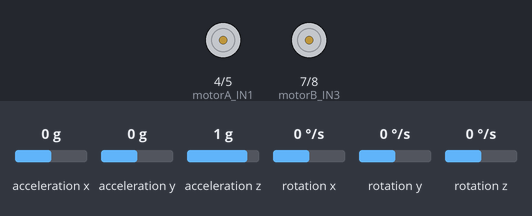
A sketch run on a simulated Arduino Uno, built with avr-gcc and run on an emulated ATmega328P. On the bench: motor-driver pin pairs drawn as motors (green arrow = first pin HIGH = forward, orange = second pin HIGH = backward, longer = more drive, scaled by the enable pin). The test bench sets the inputs (shaded band); at power-on: rotation z 0 °/s, rotation x 0 °/s, acceleration x 0 g, acceleration y 0 g, acceleration z 1 g, rotation y 0 °/s. What the sketch prints to the serial monitor is not drawn.

Above: at 9.2 s.
9.3 s: rotation z set to 14 °/s
At 10.2 s:
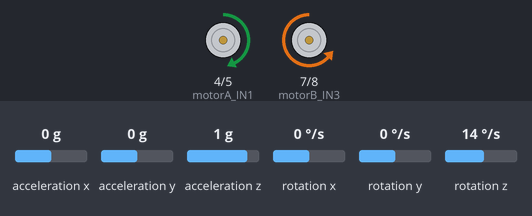
12.3 s: rotation x set to -100 °/s
At 12.85 s:
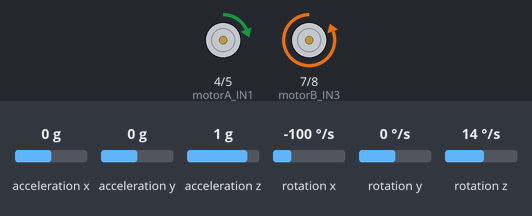
Timing chart, 0 to 16.5 s (numbered marks = the images above; inputs shaded):
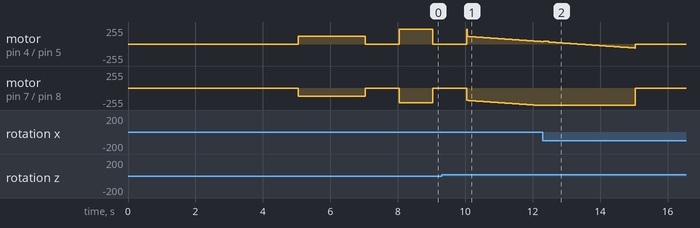

The sketch:

correcionimu.ino
```cpp
#include <MPU9250_asukiaaa.h>
#include <Wire.h>
#include <math.h>

const int motorA_IN1 = 4;
const int motorA_IN2 = 5;
const int motorA_ENA = 6;
const int motorB_IN3 = 7;
const int motorB_IN4 = 8;
const int motorB_ENB = 9;

const float WHEEL_BASE = 0.15;
const float WHEEL_DIAMETER = 0.065;
const float WHEEL_CIRCUMFERENCE = M_PI * WHEEL_DIAMETER;
const float PWM_TO_SPEED_FACTOR = 0.0020;

MPU9250_asukiaaa mpu;
float gyroBiasX = 0, gyroBiasY = 0, gyroBiasZ = 0;
const int CALIBRATION_SAMPLES = 1000;
float currentRoll = 0, currentPitch = 0, currentYaw = 0;
float currentYawRate = 0;
const float K_COMP = 0.98;

float robotX = 0.0;
float robotY = 0.0;
float robotTheta = 0.0;

unsigned long tiempoPrevioLoop = 0;
unsigned long tiempoPrevioIMU = 0;

float targetYaw = 0.0;
const float KP_YAW = 2.5;

const float KP_PITCH_POWER = 1.5;
const float KP_ROLL_STEER = 1.0;
const float MAX_PITCH_FOR_ADJUST = 20.0;
const float MAX_ROLL_FOR_STEER = 15.0;

void setup() {
  Serial.begin(115200);
  Wire.begin();

  pinMode(motorA_IN1, OUTPUT); pinMode(motorA_IN2, OUTPUT); pinMode(motorA_ENA, OUTPUT);
  pinMode(motorB_IN3, OUTPUT); pinMode(motorB_IN4, OUTPUT); pinMode(motorB_ENB, OUTPUT);

  mpu.setWire(&Wire);
  mpu.beginAccel();
  mpu.beginGyro();
  delay(100);

  bool sensorOk = true;
  if (mpu.accelUpdate() != 0) { sensorOk = false; Serial.println("Error Accel Update Setup"); }
  if (mpu.gyroUpdate() != 0) { sensorOk = false; Serial.println("Error Gyro Update Setup"); }

  if (sensorOk) {
    Serial.println("Sensor MPU iniciado.");
    calibrateGyroscope();
  } else {
    Serial.println("ERROR CRITICO MPU. Deteniendo.");
    while (1);
  }

  stopRobot();
  tiempoPrevioLoop = millis();
  tiempoPrevioIMU = millis();
  Serial.println("Setup completo. Iniciando demostraciones...");
}

void calibrateGyroscope() {
  Serial.println("Calibrando Giroscopio... No mover el sensor.");
  long sumX = 0, sumY = 0, sumZ = 0;
  for (int i = 0; i < CALIBRATION_SAMPLES; i++) {
    if (mpu.gyroUpdate() == 0) {
      sumX += mpu.gyroX(); sumY += mpu.gyroY(); sumZ += mpu.gyroZ();
    } else { i--; }
    delay(3);
  }
  gyroBiasX = (float)sumX / CALIBRATION_SAMPLES;
  gyroBiasY = (float)sumY / CALIBRATION_SAMPLES;
  gyroBiasZ = (float)sumZ / CALIBRATION_SAMPLES;
  Serial.println("Calibracion Gyro completa:");
  Serial.print("Bias X: "); Serial.print(gyroBiasX, 4);
  Serial.print(" | Y: "); Serial.print(gyroBiasY, 4);
  Serial.print(" | Z: "); Serial.println(gyroBiasZ, 4);
}

void updateIMU(float dt_imu) {
  if (mpu.accelUpdate() != 0 || mpu.gyroUpdate() != 0) {
    Serial.println("Error al leer IMU en updateIMU");
    return;
  }
  float ax = mpu.accelX(); float ay = mpu.accelY(); float az = mpu.accelZ();
  float gx = mpu.gyroX() - gyroBiasX;
  float gy = mpu.gyroY() - gyroBiasY;
  float gz = mpu.gyroZ() - gyroBiasZ;
  currentYawRate = gz;
  float accelRoll = atan2(ay, az) * (180.0 / M_PI);
  float accelPitch = atan2(-ax, sqrt(ay * ay + az * az)) * (180.0 / M_PI);
  float gyroDeltaRoll = gx * dt_imu;
  float gyroDeltaPitch = gy * dt_imu;
  float gyroDeltaYaw = gz * dt_imu;
  currentRoll = K_COMP * (currentRoll + gyroDeltaRoll) + (1.0 - K_COMP) * accelRoll;
  currentPitch = K_COMP * (currentPitch + gyroDeltaPitch) + (1.0 - K_COMP) * accelPitch;
  currentYaw += gyroDeltaYaw;
}

void setMotor(int motor, int direccion, int pwm) {
  byte pinIn1, pinIn2, pinEna;
  bool logicaAdelanteEsHighLow;
  if (motor == 0) {
    pinIn1 = motorA_IN1; pinIn2 = motorA_IN2; pinEna = motorA_ENA;
    logicaAdelanteEsHighLow = true;
  } else {
    pinIn1 = motorB_IN3; pinIn2 = motorB_IN4; pinEna = motorB_ENB;
    logicaAdelanteEsHighLow = false;
  }
  if (direccion == 1) {
    digitalWrite(pinIn1, logicaAdelanteEsHighLow ? HIGH : LOW);
    digitalWrite(pinIn2, logicaAdelanteEsHighLow ? LOW : HIGH);
  } else if (direccion == -1) {
    digitalWrite(pinIn1, logicaAdelanteEsHighLow ? LOW : HIGH);
    digitalWrite(pinIn2, logicaAdelanteEsHighLow ? HIGH : LOW);
  } else {
    digitalWrite(pinIn1, LOW); digitalWrite(pinIn2, LOW);
  }
  analogWrite(pinEna, pwm);
}

void moveRobotPWM(int pwmLeft, int pwmRight) {
  setMotor(0, pwmLeft > 0 ? 1 : (pwmLeft < 0 ? -1 : 0), abs(constrain(pwmLeft, -255, 255)));
  setMotor(1, pwmRight > 0 ? 1 : (pwmRight < 0 ? -1 : 0), abs(constrain(pwmRight, -255, 255)));
}

void stopRobot() {
  setMotor(0, 0, 0); setMotor(1, 0, 0);
}

void updateOdometry(int pwmLeft, int pwmRight, float dt_odom) {
  float speedLeft_signed = pwmLeft * PWM_TO_SPEED_FACTOR;
  float speedRight_signed = pwmRight * PWM_TO_SPEED_FACTOR;

  float v_robot = (speedRight_signed + speedLeft_signed) / 2.0;
  float omega_robot = (speedRight_signed - speedLeft_signed) / WHEEL_BASE;

  float delta_s = v_robot * dt_odom;
  float delta_theta = omega_robot * dt_odom;

  robotX += delta_s * cos(robotTheta + delta_theta / 2.0);
  robotY += delta_s * sin(robotTheta + delta_theta / 2.0);
  robotTheta += delta_theta;
}

int demoState = 0;
unsigned long demoStartTime = 0;

void loop() {
  unsigned long currentTime = millis();
  float dt_loop = (currentTime - tiempoPrevioLoop) / 1000.0;
  tiempoPrevioLoop = currentTime;

  if (currentTime - tiempoPrevioIMU >= 10) {
    float dt_imu_actual = (currentTime - tiempoPrevioIMU) / 1000.0;
    if (dt_imu_actual > 0) {
        updateIMU(dt_imu_actual);
    }
    tiempoPrevioIMU = currentTime;
  }

  switch (demoState) {
    case 0:
      Serial.println("\n--- Demo: Control Velocidad PWM (sin IMU) ---");
      Serial.println("Adelante LENTO (PWM 120) por 2s...");
      moveRobotPWM(120, 120);
      demoStartTime = currentTime;
      demoState = 1;
      break;

    case 1:
      updateOdometry(120, 120, dt_loop);
      if (currentTime - demoStartTime >= 2000) {
        stopRobot(); Serial.println("DETENIDO.");
        Serial.print("Odom: X="); Serial.print(robotX,2); Serial.print(" Y="); Serial.print(robotY,2); Serial.print(" Th="); Serial.println(robotTheta*180.0/M_PI,1);
        delay(1000);
        Serial.println("Adelante RAPIDO (PWM 220) por 2s...");
        moveRobotPWM(220, 220);
        demoStartTime = currentTime;
        demoState = 2;
      }
      break;

    case 2:
      updateOdometry(220, 220, dt_loop);
      if (currentTime - demoStartTime >= 2000) {
        stopRobot(); Serial.println("DETENIDO.");
        Serial.print("Odom: X="); Serial.print(robotX,2); Serial.print(" Y="); Serial.print(robotY,2); Serial.print(" Th="); Serial.println(robotTheta*180.0/M_PI,1);
        delay(1000);
        demoState = 3;
        robotX = 0; robotY = 0; robotTheta = 0; currentYaw = 0; targetYaw = 0;
      }
      break;

    case 3:
      Serial.println("\n--- Demo: Linea Recta con Correccion IMU (Yaw, Pitch, Roll) ---");
      Serial.print("Target Yaw: "); Serial.println(targetYaw);
      Serial.println("Moviendo por 5 segundos...");
      demoStartTime = currentTime;
      demoState = 4;
      break;

    case 4:
      {
        float baseSpeedPWM_original = 150;
        float adjustedBaseSpeedPWM = baseSpeedPWM_original;

        if (abs(currentPitch) < MAX_PITCH_FOR_ADJUST) {
          float pitch_power_adj = KP_PITCH_POWER * currentPitch;
          adjustedBaseSpeedPWM += pitch_power_adj;
          adjustedBaseSpeedPWM = constrain(adjustedBaseSpeedPWM, 70, 250);
        } else {
          Serial.print("Pitch ("); Serial.print(currentPitch); Serial.print("deg) EXTREMO. Usando vel. base o considerar detener.");
        }

        float yawError = targetYaw - currentYaw;
        float yaw_correction = KP_YAW * yawError;

        float roll_steering_adj = 0.0;
        if (abs(currentRoll) < MAX_ROLL_FOR_STEER) {
          roll_steering_adj = KP_ROLL_STEER * currentRoll;
        } else {
          Serial.print("Roll ("); Serial.print(currentRoll); Serial.print("deg) EXTREMO. Sin corrección roll-steer.");
        }

        int pwmLeft  = round(adjustedBaseSpeedPWM + yaw_correction - roll_steering_adj);
        int pwmRight = round(adjustedBaseSpeedPWM - yaw_correction + roll_steering_adj);

        pwmLeft  = constrain(pwmLeft, -255, 255);
        pwmRight = constrain(pwmRight, -255, 255);

        moveRobotPWM(pwmLeft, pwmRight);
        updateOdometry(pwmLeft, pwmRight, dt_loop);

        if ((currentTime - demoStartTime) % 750 < 20 && dt_loop > 0) {
          Serial.print("T:"); Serial.print((currentTime-demoStartTime)/1000.0,1);
          Serial.print(" YAW:"); Serial.print(currentYaw,1);
          Serial.print(" R:"); Serial.print(currentRoll,1);
          Serial.print(" P:"); Serial.print(currentPitch,1);
          Serial.print(" V.BaseAdj:"); Serial.print(adjustedBaseSpeedPWM,0);
          Serial.print(" Yc:"); Serial.print(yaw_correction,0);
          Serial.print(" Rc:"); Serial.print(roll_steering_adj,0);
          Serial.print(" Lpwm:"); Serial.print(pwmLeft);
          Serial.print(" Rpwm:"); Serial.println(pwmRight);
          Serial.print("   Odom:X=");Serial.print(robotX,2);Serial.print(" Y=");Serial.print(robotY,2);Serial.print(" Th=");Serial.println(robotTheta*180.0/M_PI,1);
        }

        if (currentTime - demoStartTime >= 5000) {
          stopRobot();
          Serial.println("DETENIDO - Fin prueba linea recta con correccion IMU.");
          Serial.print("Odometria final: X="); Serial.print(robotX); Serial.print(" Y="); Serial.print(robotY); Serial.print(" Theta="); Serial.println(robotTheta * 180.0/M_PI);
          delay(2000);
          demoState = 99;
        }
      }
      break;

    case 99:
      Serial.println("--- Demostraciones Completadas ---");
      delay(10000);
      demoState = 0;
      robotX=0; robotY=0; robotTheta=0; currentYaw=0; targetYaw=0; currentRoll=0; currentPitch=0;
      break;
  }
}
```
